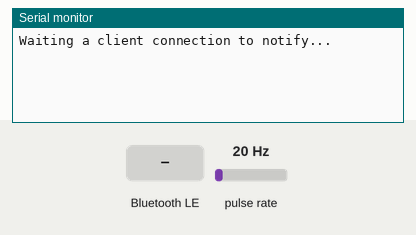
This sketch was run on a simulated ESP32. Parts: the last lines printed to the serial monitor. Wiring (inferred from the names in the program): pulse sensor: data GPIO 27. The inputs (shaded band) are chosen by the test bench; at power-on: pulse rate 20 Hz. Nothing arrives over Bluetooth unless stated; a phone connects over Bluetooth LE 3 s after start.

Above: at 1.2 s.
1.3 s: Bluetooth LE write "1" received
At 2.5 s:
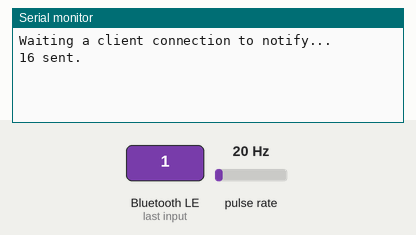
2.8 s: Bluetooth LE write "0" received
At 4.0 s:
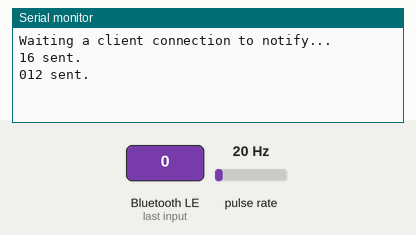

Measured:
- after the input at 1.3 s, the serial monitor: prints a new line after 0.05 s (image 1)
- after the input at 2.8 s, the serial monitor: prints a new line after 0.05 s (image 2)

The sketch:

water_pump.ino
```cpp
#define SENSOR 27

#include <BLEDevice.h>
#include <BLEServer.h>
#include <BLEUtils.h>
#include <BLE2902.h>

BLEServer* pServer = NULL;
BLECharacteristic* pCharacteristic = NULL;
bool deviceConnected = false;
bool oldDeviceConnected = false;
uint32_t value = 0;

// See the following for generating UUIDs:
// https://www.uuidgenerator.net/

#define SERVICE_UUID        "4fafc201-1fb5-459e-8fcc-c5c9c331914b"
#define CHARACTERISTIC_UUID "beb5483e-36e1-4688-b7f5-ea07361b26a8"


class MyServerCallbacks: public BLEServerCallbacks {
    void onConnect(BLEServer* pServer) {
      deviceConnected = true;
    };

    void onDisconnect(BLEServer* pServer) {
      deviceConnected = false;
    }
};

long currentMillis = 0;
long previousMillis = 0;
int interval = 1000;
float calibrationFactor = 50;
volatile byte pulseCount;
byte pulse1Sec = 0;
float flowRate;
unsigned int flowMilliLitres;
int totalMilliLitres;

bool flows = false;
bool shouldSync = true;
std::string dateTimeMilliletre;


void IRAM_ATTR pulseCounter() {
  pulseCount++;
}

class CharacteristicCallBack: public BLECharacteristicCallbacks {
  void onWrite(BLECharacteristic *pChar) override {

    // ADDING TIME STAMP AND SENDING BACK
    std::string dateTime = pChar -> getValue();
    dateTimeMilliletre = dateTime + std::to_string(totalMilliLitres);
    pCharacteristic->setValue(dateTimeMilliletre);
    pCharacteristic->notify();
    Serial.print(String(dateTimeMilliletre.c_str()));
    Serial.println(" sent.");
  }
};

void setup() {
  Serial.begin(115200);

  pinMode(SENSOR, INPUT_PULLUP);

  pulseCount = 0;
  flowRate = 0.0;
  flowMilliLitres = 0;
  totalMilliLitres = 0;
  previousMillis = 0;

  attachInterrupt(digitalPinToInterrupt(SENSOR), pulseCounter, FALLING);


  Serial.begin(115200);

  // Create the BLE Device
  BLEDevice::init("ESP32");

  // Create the BLE Server
  pServer = BLEDevice::createServer();
  pServer->setCallbacks(new MyServerCallbacks());

  // Create the BLE Service
  BLEService *pService = pServer->createService(SERVICE_UUID);

  // Create a BLE Characteristic
  pCharacteristic = pService->createCharacteristic(
                      CHARACTERISTIC_UUID,
                      BLECharacteristic::PROPERTY_READ   |
                      BLECharacteristic::PROPERTY_WRITE  |
                      BLECharacteristic::PROPERTY_NOTIFY |
                      BLECharacteristic::PROPERTY_INDICATE
                    );

  // https://www.bluetooth.com/specifications/gatt/viewer?attributeXmlFile=org.bluetooth.descriptor.gatt.client_characteristic_configuration.xml
  // Create a BLE Descriptor
  pCharacteristic->addDescriptor(new BLE2902());

  pCharacteristic->setCallbacks(new CharacteristicCallBack());

  // Start the service
  pService->start();

  // Start advertising
  BLEAdvertising *pAdvertising = BLEDevice::getAdvertising();
  pAdvertising->addServiceUUID(SERVICE_UUID);
  pAdvertising->setScanResponse(false);
  pAdvertising->setMinPreferred(0x0);  // set value to 0x00 to not advertise this parameter
  BLEDevice::startAdvertising();
  Serial.println("Waiting a client connection to notify...");
}


void loop() {
  currentMillis = millis();

  if (currentMillis - previousMillis > interval) {

    pulse1Sec = pulseCount;
    pulseCount = 0;

    // Because this loop may not complete in exactly 1 second intervals we calculate
    // the number of milliseconds that have passed since the last execution and use
    // that to scale the output. We also apply the calibrationFactor to scale the output
    // based on the number of pulses per second per units of measure (litres/minute in
    // this case) coming from the sensor.
    flowRate = ((1000.0 / (millis() - previousMillis)) * pulse1Sec) / calibrationFactor;
    previousMillis = millis();

    // Divide the flow rate in litres/minute by 60 to determine how many litres have
    // passed through the sensor in this 1 second interval, then multiply by 1000 to
    // convert to millilitres.
    flowMilliLitres = (flowRate / 60) * 1000;

    // Add the millilitres passed in this second to the cumulative total
    // Using sensor data to decide user is drinking water
    if(flowMilliLitres != 0 && !flows){
      // water is starting to flow
      flows = true;
    }
    else if(flowMilliLitres == 0 && flows){
      // flow ended
      flows = false;
      if (deviceConnected) {
          pCharacteristic->setValue("-");
          pCharacteristic->notify();
          Serial.println("Date time request sent.");


      }
      // disconnecting
      if (!deviceConnected && oldDeviceConnected) {
            delay(500); // give the bluetooth stack the chance to get things ready
            pServer->startAdvertising(); // restart advertising
            Serial.println("start advertising");
            oldDeviceConnected = deviceConnected;
      }
        // connecting
      if (deviceConnected && !oldDeviceConnected) {
          // do stuff here on connecting
          oldDeviceConnected = deviceConnected;
      }

    }

    totalMilliLitres += flowMilliLitres;

  }

}
```
